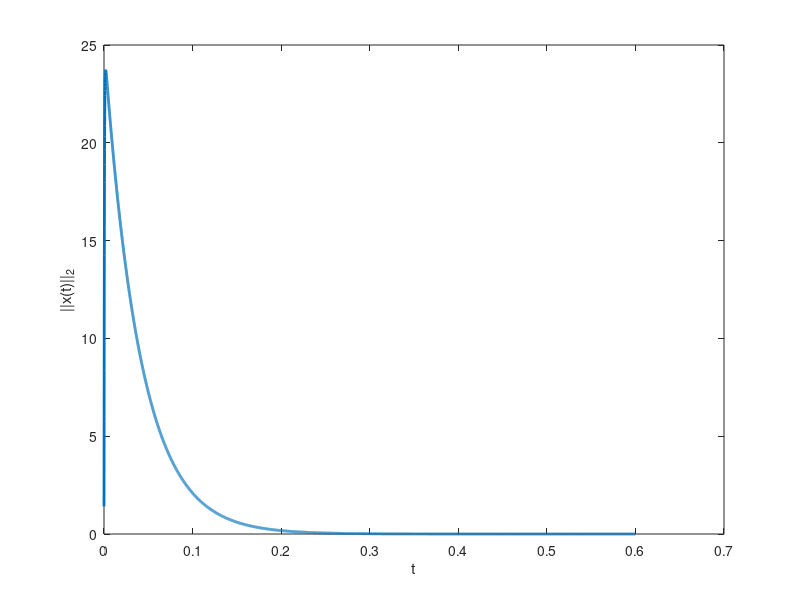

Source code (MATLAB): (Note: this script raises an error after producing the figure.)
%% Problem Description
% Given the LTI system:
%
%   x_dot(t) = [  0    1 ] x(t) + [ 0 ] u(t)
%              [ -2   -3 ]         [ 1 ]
%
% Design a state feedback control law of the form:
%
%       u(t) = -K * x(t)
%
% for a zero-state regulation problem with:
%
%   - Initial condition: x(0) = [1; 1]
%   - Regulation tolerance: 1e-4
%   - Desired regulation time: t_reg ≈ 0.5 s (±5%)
%--------------------------------------------------------------------------
%%
clear;
close all;
clc;

%% State Matrices and Initial Conditions
A = [0, 1; -2, -3];
B = [0; 1];
C = [1, 1];
D = 0;
x0 = [1; 1];

%% Reachability 
Mr = ctrb(A, B);
rho = rank(Mr);
if rho < size(A,1)
    error('System is NOT reachable.')
end

%% Requirements 
x_tol = 1e-4;
t_reg = 0.5;
t_tol = 0.05; % =5%
x0_norm = sqrt(x0(1,1)^2 + x0(2)^2);

%% Maximum possible eigenvalue 
lambda_max = log(x_tol/x0_norm) / t_reg;
lambda1 = 1.3*lambda_max;
lambda2 = 100*lambda1;
lambda_des = [lambda1, lambda2];

%% State gain
K = place(A, B, lambda_des);
sys_cont = ss(A-B*K, B, C, D);

%% Simulation
t_sim = linspace(0, 0.6, 10000);
[y, t, x] = initial(sys_cont, x0, t_sim);
xnorm = sqrt(x(:, 1).^2 + x(:, 2).^2);

%% Plots
plot(t, xnorm, 'lineWidth', 2);
xlabel('t')
ylabel('||x(t)||_2')
yline(1e-4, 'r')
yline(-1e-4, 'r')
xline(0.95*0.5, 'g')
xline(1.05*0.5, 'g')
grid on
title('State Regulation with Static Feedback')
